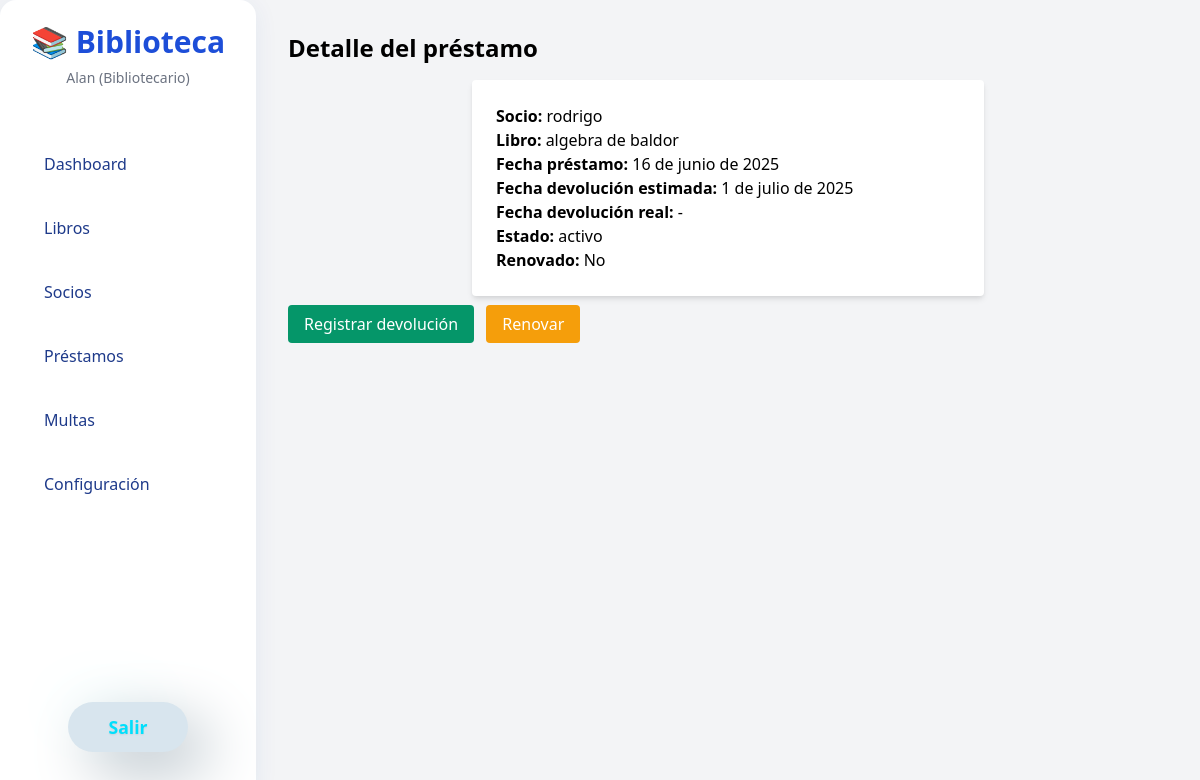
/prestamos/2/ (signed in), run on the app's committed database.
### apps/prestamos/models.py (models this page shows, shortened)
class Prestamo(models.Model):
    socio = models.ForeignKey(Socio, on_delete=models.CASCADE, related_name='prestamos')
    libro = models.ForeignKey(Libro, on_delete=models.CASCADE, related_name='prestamos')
    fecha_prestamo = models.DateField(auto_now_add=True)
    fecha_devolucion_estimada = models.DateField()
    fecha_devolucion_real = models.DateField(blank=True, null=True)
    estado = models.CharField(max_length=20, choices=[('activo', 'Activo'), ('vencido', 'Vencido'), ('finalizado', 'Finalizado')], default='activo')
    renovado = models.BooleanField(default=False)

### apps/socios/models.py (models this page shows, shortened)
class Socio(models.Model):
    user = models.OneToOneField(User, on_delete=models.CASCADE, related_name='socio')
    fecha_alta = models.DateField(auto_now_add=True)
    estado = models.CharField(max_length=20, choices=[('activo', 'Activo'), ('bloqueado', 'Bloqueado'), ('inactivo', 'Inactivo')], default='activo')
    telefono = models.CharField(max_length=20, blank=True)
    direccion = models.CharField(max_length=255, blank=True)
    bloqueado_por_multas = models.BooleanField(default=False)

### apps/libros/models.py (models this page shows, shortened)
class Libro(models.Model):
    titulo = models.CharField(max_length=255)
    autor = models.CharField(max_length=255)
    isbn = models.CharField(max_length=20, unique=True)
    editorial = models.CharField(max_length=255)
    anio = models.PositiveIntegerField()
    categoria = models.CharField(max_length=100)
    cantidad = models.PositiveIntegerField(default=1)
    portada = models.ImageField(upload_to='portadas/', blank=True, null=True)
    descripcion = models.TextField(blank=True)
    disponibles = models.PositiveIntegerField(default=1)
    prestados = models.PositiveIntegerField(default=0)
    danados = models.PositiveIntegerField(default=0)

### apps/prestamos/views.py (the view)
# urls.py: path('<int:pk>/', views.detalle_prestamo, name='detalle_prestamo'),
@login_required
def detalle_prestamo(request, pk):
    prestamo = get_object_or_404(Prestamo, pk=pk)
    return render(request, 'prestamos/detalle_prestamo.html', {'prestamo': prestamo})

### apps/prestamos/templates/prestamos/detalle_prestamo.html (shortened to what this page needs)
{% extends 'base.html' %}
{% block content %}
<h1 class="text-2xl font-bold mb-4">Detalle del préstamo</h1>
<div class="bg-white p-6 rounded shadow-md max-w-lg mx-auto mb-4">
    <p><strong>Socio:</strong> {{ prestamo.socio.user.get_full_name }}</p>
    <p><strong>Libro:</strong> {{ prestamo.libro.titulo }}</p>
    <p><strong>Fecha préstamo:</strong> {{ prestamo.fecha_prestamo }}</p>
    <p><strong>Fecha devolución estimada:</strong> {{ prestamo.fecha_devolucion_estimada }}</p>
    <p><strong>Fecha devolución real:</strong> {{ prestamo.fecha_devolucion_real|default:'-' }}</p>
    <p><strong>Estado:</strong> {{ prestamo.estado }}</p>
    <p><strong>Renovado:</strong> {{ prestamo.renovado|yesno:'Sí,No' }}</p>
</div>
<a href="{% url 'devolver_prestamo' prestamo.pk %}" class="bg-green-600 text-white px-4 py-2 rounded mr-2">Registrar devolución</a>
<a href="{% url 'renovar_prestamo' prestamo.pk %}" class="bg-yellow-500 text-white px-4 py-2 rounded">Renovar</a>
{% endblock %}

### templates/base.html (shortened to what this page needs)
{% load static %}
<!DOCTYPE html>
<html lang="es">
<head>
    <link href="https://cdn.jsdelivr.net/npm/tailwindcss@2.2.19/dist/tailwind.min.css" rel="stylesheet">
    <link rel="stylesheet" href="https://cdn.jsdelivr.net/npm/@tabler/icons-webfont@2.44.0/tabler-icons.min.css">
    <link rel="stylesheet" href="{% static 'css/dashboard-global.css' %}">
</head>
<body class="bg-gray-100 min-h-screen flex">
    <aside id="sidebar" class="w-64 bg-white shadow-lg flex flex-col p-6 min-h-screen">
        <div class="mb-8 flex flex-col items-center">
            <span class="text-3xl font-bold text-blue-700">📚 Biblioteca</span>
            <span class="text-sm text-gray-500 mt-2">{{ request.user.username }} ({{ request.user.is_superuser|yesno:'Administrador,Bibliotecario' }})</span>
        </div>
        <nav class="flex-1 mt-6">
            <ul class="space-y-4">
                <li><a href="/estadisticas/" class="sidebar-link flex items-center gap-2 text-blue-700 font-semibold"> <span class="sidebar-text">Dashboard</span></a></li>
                <li><a href="/libros/" class="sidebar-link flex items-center gap-2"> <span class="sidebar-text">Libros</span></a></li>
                <li><a href="/socios/" class="sidebar-link flex items-center gap-2"> <span class="sidebar-text">Socios</span></a></li>
                <li><a href="/prestamos/" class="sidebar-link flex items-center gap-2"> <span class="sidebar-text">Préstamos</span></a></li>
                <li><a href="/multas/" class="sidebar-link flex items-center gap-2"> <span class="sidebar-text">Multas</span></a></li>
                <li><a href="/configuracion/" class="sidebar-link flex items-center gap-2" id="configuracion-btn"> <span class="sidebar-text">Configuración</span></a></li>
            </ul>
        </nav>
        <div class="mt-8 text-center">
            <button onclick="window.location.href='/logout/'" class="sidebar-logout">Salir</button>
        </div>
    </aside>
    <main class="flex-1 p-8">
        {% block content %}{% endblock %}
    </main>
</body>
</html>

### static/css/dashboard-global.css (style rules this page uses)
#sidebar { box-shadow: 0 4px 24px 0 rgba(30,64,175,0.07); border-radius: 1rem; }
.sidebar-link { border-radius: 0.5rem; transition: background 0.2s, box-shadow 0.2s, color 0.2s, scale 0.2s; padding: 0.5rem 0.75rem; font-size: 1rem; font-weight: 500; color: #1e3a8a; display: flex; align-items: center; gap: 0.5rem; }
.sidebar-logout { border-radius: 50px; background: #d8e5ee !important; background-color: #d8e5ee !important; box-shadow: 20px 20px 60px #b8c3ca, -20px -20px 60px #f8ffff; color: #00dffc !important; border: none; font-weight: bold; font-size: 1.1rem; padding: 0.75rem 2.5rem; transition: box-shadow 0.2s, background 0.2s, scale 0.2s; text-shadow: 0 1px 2px rgba(0,0,0,0.08); position: relative; z-index: 10; margin-bottom: 1.5rem; }
.form-group, .mb-3, .space-y-4 > * { margin-bottom: 1.5rem !important; }

### data on the page
Prestamo: socio.user.get_full_name "rodrigo", libro.titulo "algebra de baldor", fecha_prestamo "16 de junio de 2025", fecha_devolucion_estimada "1 de julio de 2025", fecha_devolucion_real "-", estado "activo", renovado "No"

### other printed values
{{ request.user.username }} "Alan"
{{ request.user.is_superuser|yesno:'Administrador,Bibliotecario' }} "Bibliotecario"
